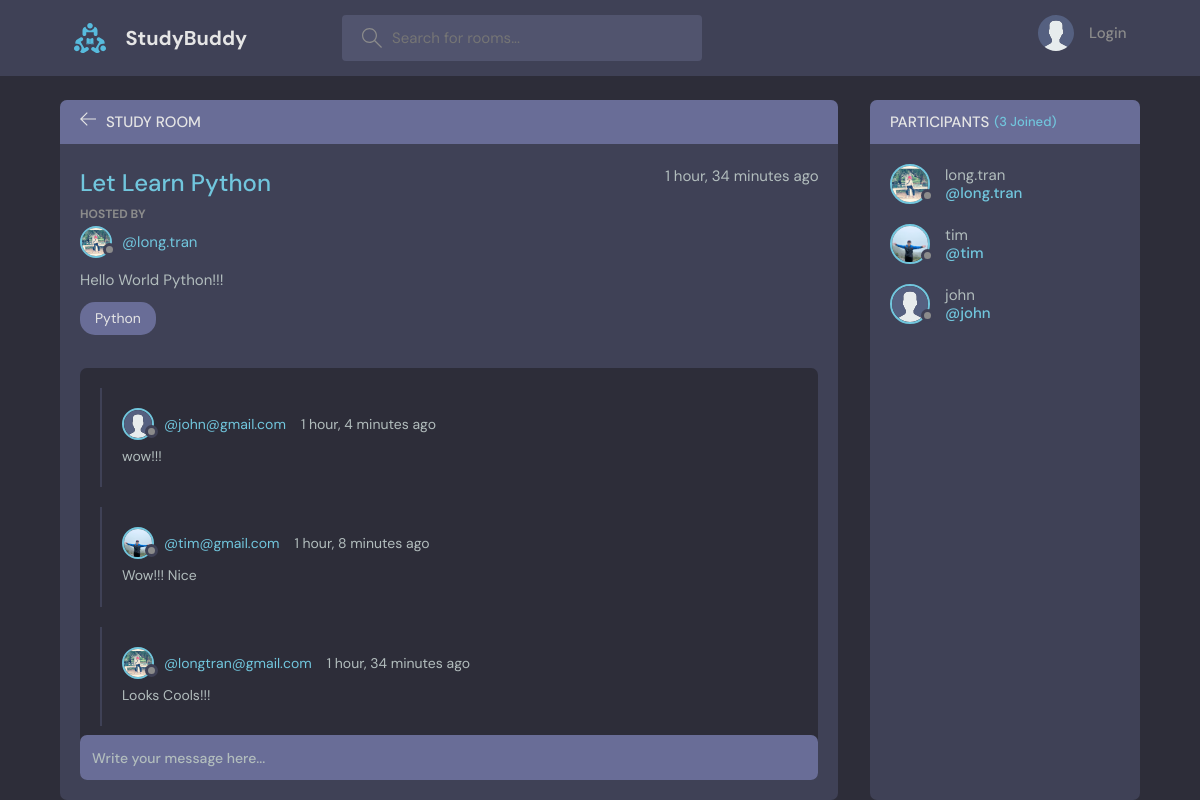
The page /room/1/ on the database its author committed.
### base/models.py (models this page shows, shortened)
class Room(models.Model):
    host = models.ForeignKey(User, on_delete=models.SET_NULL, null=True)
    topic = models.ForeignKey(Topic, on_delete=models.SET_NULL, null=True)
    name = models.CharField(max_length=200)
    description = models.TextField(null=True, blank=True)
    participants = models.ManyToManyField(User, related_name='participants', blank=True)
    updated = models.DateTimeField(auto_now=True)
    created = models.DateTimeField(auto_now_add=True)
    class Meta:
        ordering = ['-updated', '-created']

class User(AbstractUser):
    name = models.CharField(max_length=200, null=True)
    email = models.EmailField(null=True, unique=True)
    bio = models.TextField(null=True)
    avatar = models.ImageField(null=True, default="avatar.svg")
    USERNAME_FIELD = 'email'
    REQUIRED_FIELDS = []

class Topic(models.Model):
    name = models.CharField(max_length=200)

class Message(models.Model):
    user = models.ForeignKey(User, on_delete=models.CASCADE)
    room = models.ForeignKey(Room, on_delete=models.CASCADE)
    body = models.TextField()
    updated = models.DateTimeField(auto_now=True)
    created = models.DateTimeField(auto_now_add=True)
    class Meta:
        ordering = ['-updated', '-created']

### base/views.py (the view, shortened to what this page needs)
# urls.py: path("room/<str:pk>/", views.room, name="room"),
def room(request, pk):
    room = Room.objects.get(id=pk)
    room_messages = room.message_set.all().order_by('-created')
    participants = room.participants.all()
    context = {'room': room, 'room_messages': room_messages, 'participants': participants}
    return render(request, 'base/room.html', context)

### base/templates/base/room.html (shortened to what this page needs)
{% extends 'main.html' %}
{% load static %}
{% block content %}
    <main class="profile-page layout layout--2">
      <div class="container">
        <div class="room">
          <div class="room__top">
            <div class="room__topLeft">
              <a href="{% url 'home' %}">
                <svg version="1.1" xmlns="http://www.w3.org/2000/svg" width="32" height="32" viewBox="0 0 32 32">
                  <title>arrow-left</title>
                  <path
                    d="M13.723 2.286l-13.723 13.714 13.719 13.714 1.616-1.611-10.96-10.96h27.625v-2.286h-27.625l10.965-10.965-1.616-1.607z"
                  ></path>
                </svg>
              </a>
              <h3>Study Room</h3>
            </div>
          </div>
          <div class="room__box scroll">
            <div class="room__header scroll">
              <div class="room__info">
                <h3>{{room.name}}</h3>
                <span>{{room.created|timesince}} ago</span>
              </div>
              <div class="room__hosted">
                <p>Hosted By</p>
                <a href="{% url 'user-profile' room.host.id %}" class="room__author">
                  <div class="avatar avatar--small">
                    <img src="{{room.host.avatar.url}}" />
                  </div>
                  <span>@{{room.host.username}}</span>
                </a>
              </div>
              <div class="room__details">
                {{room.description}}
              </div>
              <span class="room__topics">{{room.topic.name}}</span>
            </div>
            <div class="room__conversation">
              <div class="threads scroll">
                {% for message in room_messages %}
                  <div class="thread">
                    <div class="thread__top">
                      <div class="thread__author">
                        <a href="{% url 'user-profile' message.user.id %}" class="thread__authorInfo">
                          <div class="avatar avatar--small">
                            <img src="{{message.user.avatar.url}}" />
                          </div>
                          <span>@{{message.user}}</span>
                        </a>
                        <span class="thread__date">{{message.created|timesince}} ago</span>
                      </div>
                    </div>
                    <div class="thread__details">
                      <p>{{message.body}}</p>
                    </div>
                  </div>
                {% endfor %}
              </div>
            </div>
          </div>
          <div class="room__message">
            <form action="" method="POST">
              <input name="body" placeholder="Write your message here..." />
            </form>
          </div>
        </div>
        <div class="participants">
          <h3 class="participants__top">Participants <span>({{participants.count}} Joined)</span></h3>
            <div class="participants__list scroll">
              {% for user in participants %}
                <a href="{% url 'user-profile' user.id %}" class="participant">
                  <div class="avatar avatar--medium">
                    <img src="{{user.avatar.url}}" />
                  </div>
                  <p>
                    {{user.username}}
                    <span>@{{user.username}}</span>
                  </p>
                </a>
              {% endfor %}
            </div>
        </div>
      </div>
    </main>
{% endblock content %}

### rows shown on the page
Room: name "Let Learn Python", created "1 hour, 34 minutes", host.avatar (picture), host.username "long.tran", description "Hello World Python!!!", topic.name "Python"
Message: user.avatar (placeholder picture), user "john@gmail.com", created "1 hour, 4 minutes", body "wow!!!"
Message: user.avatar (picture), user "tim@gmail.com", created "1 hour, 8 minutes", body "Wow!!! Nice"
Message: user.avatar (picture), user "longtran@gmail.com", created "1 hour, 34 minutes", body "Looks Cools!!!"
User: avatar (picture), username "long.tran"
User: avatar (picture), username "tim"
User: avatar (placeholder picture), username "john"

### other values the page prints
{{ participants.count }} "3"
